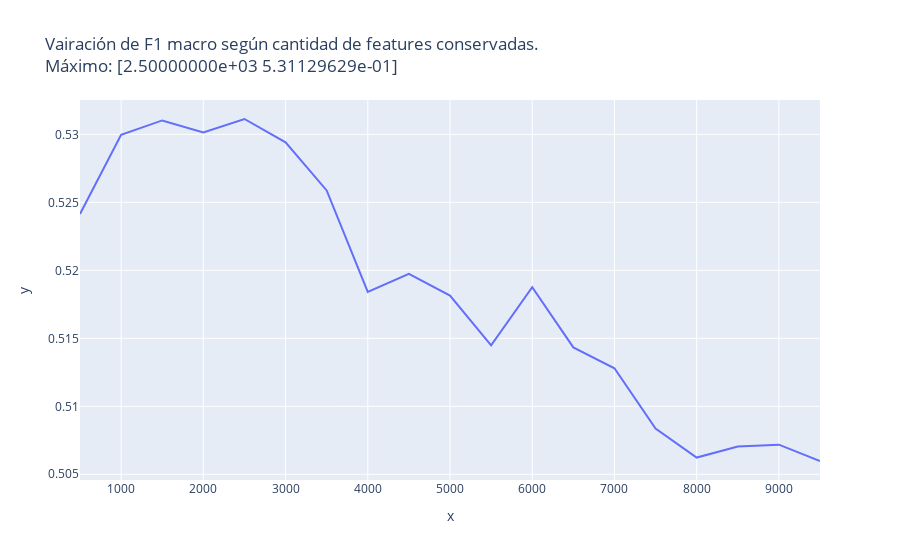

The code cell stored with this chart in its notebook:
### Code cell
px.line(
    x=scores[:, 0],
    y=scores[:, 1],
    title=f"Vairación de F1 macro según cantidad de features conservadas.<br>Máximo: {scores[np.argmax(scores, axis=0)[1]]}",
)

### Figure 1 — Plotly figure (JSON) as saved in the notebook; plotly's stock layout.template omitted (floating-point values rounded to 4 significant figures)
{"data": [{"hovertemplate": "x=%{x}<br>y=%{y}<extra></extra>", "legendgroup": "", "line": {"color": "#636efa", "dash": "solid"}, "mode": "lines", "name": "", "orientation": "v", "showlegend": false, "type": "scatter", "x": [500, 1000, 1500, 2000, 2500, 3000, 3500, 4000, 4500, 5000, 5500, 6000, 6500, 7000, 7500, 8000, 8500, 9000, 9500], "xaxis": "x", "y": [0.5241, 0.53, 0.531, 0.5301, 0.5311, 0.5294, 0.5259, 0.5184, 0.5197, 0.5181, 0.5145, 0.5188, 0.5143, 0.5128, 0.5084, 0.5062, 0.507, 0.5072, 0.506], "yaxis": "y"}], "layout": {"autosize": true, "legend": {"tracegroupgap": 0}, "title": {"text": "Vairación de F1 macro según cantidad de features conservadas.<br>Máximo: [2.50000000e+03 5.31129629e-01]"}, "xaxis": {"anchor": "y", "autorange": true, "domain": [0, 1], "range": [500, 9500], "showspikes": false, "title": {"text": "x"}, "type": "linear"}, "yaxis": {"anchor": "x", "autorange": true, "domain": [0, 1], "range": [0.5046, 0.5325], "showspikes": false, "title": {"text": "y"}, "type": "linear"}}}
